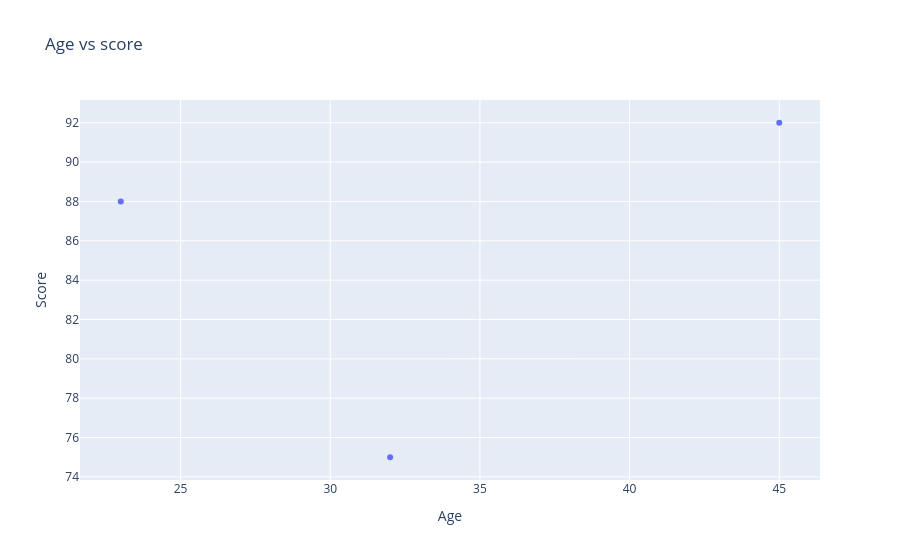
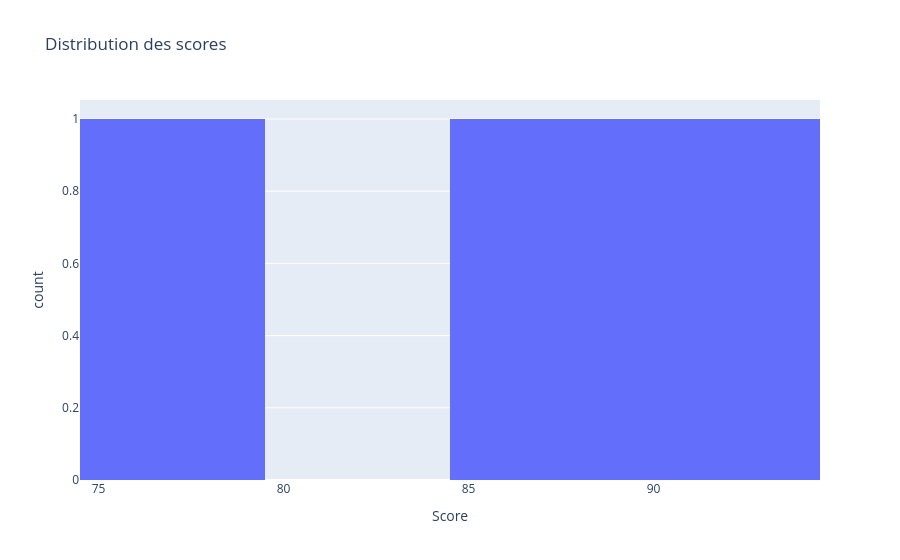

Write notebook code for charts like these, in order.
### Code cell
import plotly.express as px
import pandas as pd

# Exemple de données
df = pd.DataFrame({
    "Age": [23, 45, 32],
    "Score": [88, 92, 75]
})

fig = px.scatter(df, x="Age", y="Score", title="Age vs score ")
fig.show()
fig = px.histogram(df, x="Score", nbins=5, title="Distribution des scores ")
fig.show()

### Figure 1 — Plotly figure (JSON) as saved in the notebook; plotly's stock layout.template omitted (floating-point values rounded to 4 significant figures)
{"data": [{"hovertemplate": "Age=%{x}<br>Score=%{y}<extra></extra>", "legendgroup": "", "marker": {"color": "#636efa", "symbol": "circle"}, "mode": "markers", "name": "", "orientation": "v", "showlegend": false, "type": "scatter", "x": [23, 45, 32], "xaxis": "x", "y": [88, 92, 75], "yaxis": "y"}], "layout": {"legend": {"tracegroupgap": 0}, "title": {"text": "Age vs score "}, "xaxis": {"anchor": "y", "domain": [0, 1], "title": {"text": "Age"}}, "yaxis": {"anchor": "x", "domain": [0, 1], "title": {"text": "Score"}}}}

### Figure 2 — Plotly figure (JSON) as saved in the notebook; plotly's stock layout.template omitted (floating-point values rounded to 4 significant figures)
{"data": [{"bingroup": "x", "hovertemplate": "Score=%{x}<br>count=%{y}<extra></extra>", "legendgroup": "", "marker": {"color": "#636efa", "pattern": {"shape": ""}}, "name": "", "nbinsx": 5, "orientation": "v", "showlegend": false, "type": "histogram", "x": [88, 92, 75], "xaxis": "x", "yaxis": "y"}], "layout": {"barmode": "relative", "legend": {"tracegroupgap": 0}, "title": {"text": "Distribution des scores "}, "xaxis": {"anchor": "y", "domain": [0, 1], "title": {"text": "Score"}}, "yaxis": {"anchor": "x", "domain": [0, 1], "title": {"text": "count"}}}}
